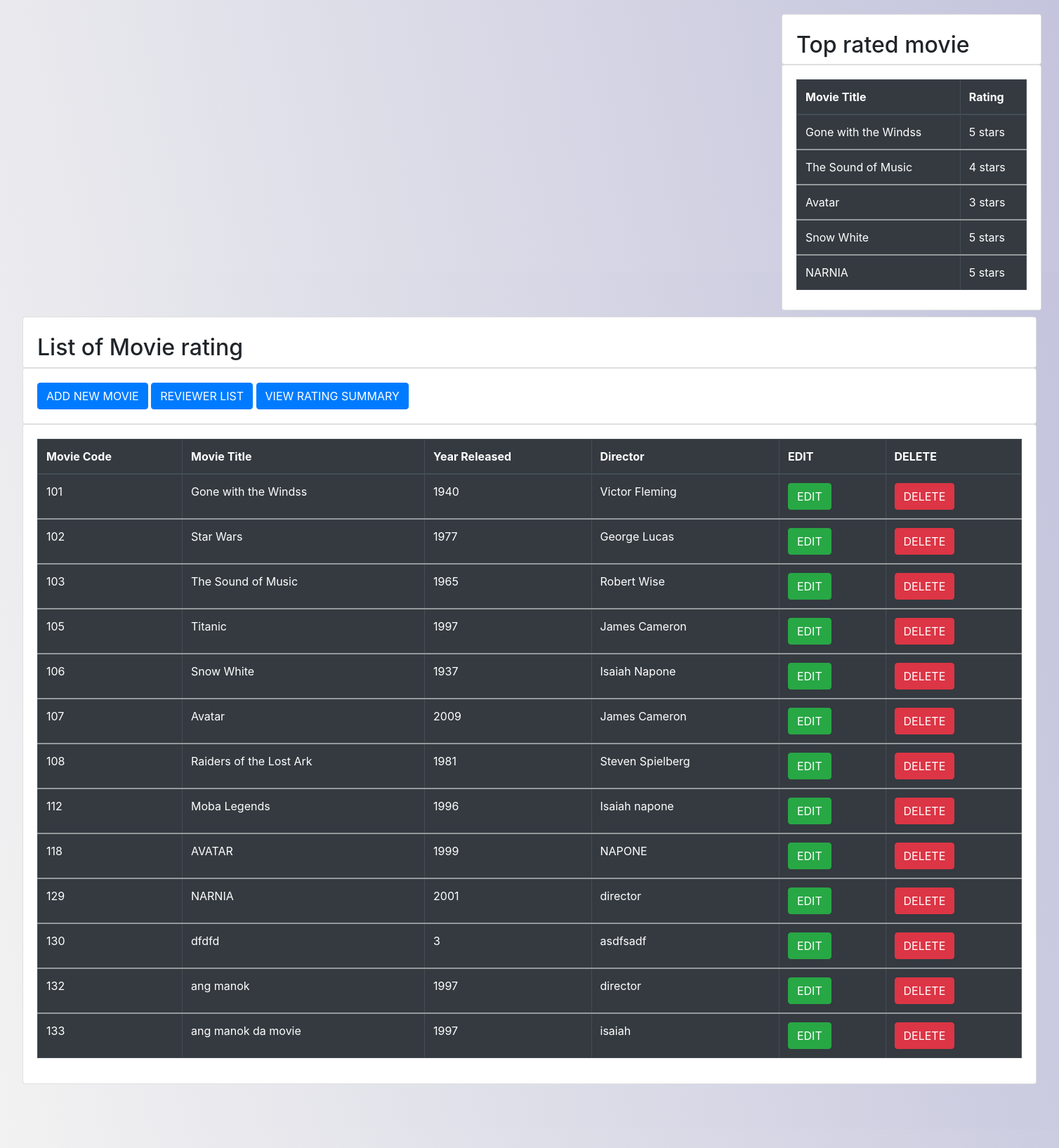
Screenshot of /crud.php with the database file from the repository.
### tables this page shows
CREATE TABLE `movie` (
  `mID` int(11) NOT NULL,
  `title` text DEFAULT NULL,
  `year` int(11) DEFAULT NULL,
  `director` text DEFAULT NULL
);

### crud.php (the view, shortened to what this page needs)
<?php
  include_once 'connect.php';
  ?>
<!DOCTYPE html>
<html lang="en">
  <head>
    <link rel="stylesheet" href="https://stackpath.bootstrapcdn.com/bootstrap/4.2.1/css/bootstrap.min.css">
    <link rel="stylesheet" href="https://cdn.datatables.net/1.10.18/css/dataTables.bootstrap4.min.css">
  </head>
  <body>
    <!DOCTYPE HTML>
    <html>
      <head>
      </head>
      <body>
        <div id="chartContainer" style="height: 420px; width: 70.6%; margin-left: 32px; margin-top: 21px;"></div>
      </body>
    </html>
    <div class="container" style="width: 400px !important;   margin-top: -421px ;margin-left: 1098px; " >
      <div class="card">
        <h2>Top rated movie </h2>
      </div>
      <div class="card">
        <div class="card-body" style="height: 348px !important;">
          <?php
            $nsql="SELECT DISTINCT `title`, `stars` from view3 WHERE stars>2 limit 5";
            $result=mysqli_query($db_conn,$nsql);
            ?>
          <table id="datatableid" class="table table-bordered table-dark">
            <thead>
              <tr>
                <th scope="col">Movie Title</th>
                <th scope="col"> Rating </th>
              </tr>
            </thead>
            <?php
              if($result)
              {
                  foreach($result as $row)
                  {
              ?>
            <tbody>
              <tr>
                <td> <?php echo $row['title']; ?> </td>
                <td> <?php echo $row['stars']; ?> stars</td>
              </tr>
            </tbody>
            <?php
              }
              }
              else
              {
              echo "No Record Found";
              }
              ?>
          </table>
        </div>
      </div>
    </div>
    <div class="jumbotron" style=" background: rgb(242,242,242);
      background: linear-gradient(78deg, rgba(242,242,242,1) 0%, rgba(196,196,221,1) 100%, rgba(0,212,255,1) 100%);
      margin-left: 10 px!important; margin-top: -55px !important">
    <div class="fluid" >
      <div class="card">
        <h2>List of Movie rating </h2>
      </div>
      <div class="card">
        <div class="card-body">
          <button type="button" class="btn btn-primary" data-toggle="modal" data-target="#studentaddmodal">
          ADD NEW MOVIE
          </button>
          <button type="button" class="btn btn-primary" data-toggle="modal" data-target="#ratesummary">
          REVIEWER LIST
          </button>
          <a href="cindex.php">  <button type="button" class="btn btn-primary" data-toggle="modal" data-target="#rategraph">
          VIEW RATING SUMMARY
          </button></a>
        </div>
      </div>
      <div class="card">
        <div class="card-body">
          <?php
            $nsql="SELECT * from `movie` ORDER BY mID ASC ";
            $result=mysqli_query($db_conn,$nsql);
            ?>
          <table id="datatableid" class="table table-bordered table-dark">
            <thead>
              <tr>
                <th scope="col"> Movie Code</th>
                <th scope="col">Movie Title</th>
                <th scope="col">Year Released</th>
                <th scope="col"> Director </th>
                <th scope="col"> EDIT </th>
                <th scope="col"> DELETE </th>
              </tr>
            </thead>
            <?php
              if($result)
              {
                  foreach($result as $row)
                  {
              ?>
            <tbody>
              <tr>
                <td> <?php echo $row['mID']; ?> </td>
                <td> <?php echo $row['title']; ?> </td>
                <td> <?php echo $row['year']; ?> </td>
                <td> <?php echo $row['director']; ?> </td>
                <td>
                  <button type="button" name="delete" class="btn btn-success editbtn"> EDIT </button>
                </td>
                <td>
                  <button type="button" class="btn btn-danger deletebtn"> DELETE </button>
                </td>
              </tr>
            </tbody>
            <?php
              }
              }
              else
              {
              echo "No Record Found";
              }
              ?>
          </table>
        </div>
      </div>
    </div>
  </body>
</html>

### crud.php (style rules this page uses)
body { background: rgb(242,242,242); background: linear-gradient(78deg, rgba(242,242,242,1) 0%, rgba(196,196,221,1) 100%, rgba(0,212,255,1) 100%); }
h2 { margin-left: 20px !important; }

### rows the page displays
movie: mID "101", title "Gone with the Windss", year "1940", director "Victor Fleming"
movie: mID "102", title "Star Wars", year "1977", director "George Lucas"
movie: mID "103", title "The Sound of Music", year "1965", director "Robert Wise"
movie: mID "105", title "Titanic", year "1997", director "James Cameron"
movie: mID "106", title "Snow White", year "1937", director "Isaiah Napone"
movie: mID "107", title "Avatar", year "2009", director "James Cameron"
movie: mID "108", title "Raiders of the Lost Ark", year "1981", director "Steven Spielberg"
movie: mID "112", title "Moba Legends", year "1996", director "Isaiah napone"
movie: mID "118", title "AVATAR", year "1999", director "NAPONE"
movie: mID "129", title "NARNIA", year "2001", director "director"
movie: mID "130", title "dfdfd", year "3", director "asdfsadf"
movie: mID "132", title "ang manok", year "1997", director "director"
movie: mID "133", title "ang manok da movie", year "1997", director "isaiah"

### other values shown
$row['title'] "Gone with the Windss"
$row['stars'] "5"
$row['title'] "The Sound of Music"
$row['stars'] "4"
$row['title'] "Avatar"
$row['stars'] "3"
$row['title'] "Snow White"
$row['title'] "NARNIA"
